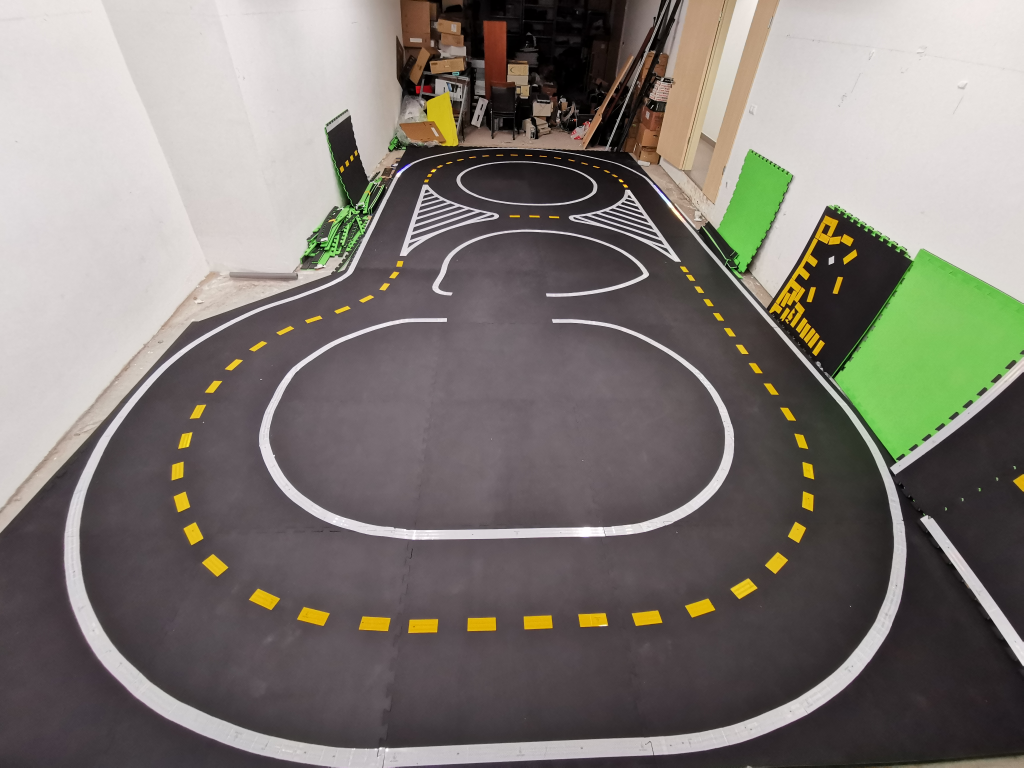
#> input picture heatmap/IMG_20211026_200255.jpg, 5120 x 3840 px (shown at 1/5 size)
$ python try.py
#> lines starting #> are read from the running program, lines starting #| are printed output that depends on the picture; after the words box and inside, x2 and y2 are one past the last pixel; in counts of white or black regions, pixels touching at a corner belong together
### heatmap/track.py
import cv2
import numpy as np
from transform import four_point_transform
from gradient import generate_gradient


class Track:

    def __init__(self, image, bbox, shape: list):
        """takes image of a track,
        an array of coordinates for a bounding box,
        and the shape of the track"""

        self.image = image
        self.rows, self.columns = shape
        self.shape = shape
        self.bbox = bbox
        self.map = self.find_map()
        self.regions = self.find_regions()
        self.types = [None]*len(self.regions)

    def find_map(self):
        """returns a birds eye view of the map"""

        return four_point_transform(self.image, self.bbox, self.shape)

    def find_regions(self):
        """returns a list of bounding boxes for each region in the map"""

        dims = self.map.shape[:2]
        y_increment = x_increment = 100

        y = 0
        points = np.empty((dims[0]+1, dims[1]+1), dtype=object)
        regions = []
        while True:

            x = 0
            while True:

                if x <= dims[0]:
                    cv2.circle(self.map, (x, y), 3, (255, 0, 0), -1)
                    points[y//y_increment][x//x_increment] = (x, y)
                    x += x_increment
                else:
                    break
            if y < dims[0]:
                y += y_increment
            else:
                break

        for i in range(self.shape[0]):
            for j in range(self.shape[1]):
                regions.append(points[i:i+2, j:j+2])

        return regions

    def set_type(self, type,  i):
        """takes the element type and an index (i) for the region,
        and sets the element type for that region of the map"""

        self.types[i] = type

    def generate_heat_map(self, data):
        """takes data dict and draws a heatmap"""

        gradiant = generate_gradient("green", "red")
        heat_map = np.copy(self.map)

        for i, region in enumerate(self.regions):
            error_rate = data[self.types[i]][2]
            color = gradiant[int(error_rate*len(gradiant))]
            c = (int(color.blue*255), int(color.green*255), int(color.red*255))
            cv2.rectangle(heat_map, region[0][0], region[1][1], c, -1)


        heat_map = cv2.addWeighted(self.map, 0.7, heat_map, 0.3, 0)
        return heat_map

### heatmap/transform.py
# import the necessary packages
import numpy as np
import cv2


def order_points(pts):
    """takes an array of points coordinates,
    and returns a sorted array: [tl, tr, br, bl]"""

    rect = pts[np.lexsort((pts[:, 0], pts[:, 1]))].astype("float32")
    return rect


def four_point_transform(image, pts, shape: list = []):
    """takes image and an array of points and an optional shape,
    and returns the new transformed prespective (birds eye view)"""

    # obtain a consistent order of the points and unpack them
    # individually
    rect = order_points(pts)
    (tl, tr, br, bl) = rect
    if not shape:
        # compute the width of the new image, which will be the
        # maximum distance between bottom-right and bottom-left
        # x-coordiates or the top-right and top-left x-coordinates
        widthA = np.sqrt(((br[0] - bl[0]) ** 2) + ((br[1] - bl[1]) ** 2))
        widthB = np.sqrt(((tr[0] - tl[0]) ** 2) + ((tr[1] - tl[1]) ** 2))
        maxWidth = max(int(widthA), int(widthB))
        # compute the height of the new image, which will be the
        # maximum distance between the top-right and bottom-right
        # y-coordinates or the top-left and bottom-left y-coordinates
        heightA = np.sqrt(((tr[0] - br[0]) ** 2) + ((tr[1] - br[1]) ** 2))
        heightB = np.sqrt(((tl[0] - bl[0]) ** 2) + ((tl[1] - bl[1]) ** 2))
        maxHeight = max(int(heightA), int(heightB))
        # now that we have the dimensions of the new image, construct
        # the set of destination points to obtain a "birds eye view",
        # (i.e. top-down view) of the image, again specifying points
        # in the top-left, top-right, bottom-right, and bottom-left
        # order
    else:
        # if shape is given find maxWidth and maxHeight based on the shape
        maxWidth = shape[1]*100
        maxHeight = shape[0]*100

    dst = np.array([
        [0, 0],
        [maxWidth - 1, 0],
        [maxWidth - 1, maxHeight - 1],
        [0, maxHeight - 1]], dtype="float32")
    # compute the perspective transform matrix and then apply it
    M = cv2.getPerspectiveTransform(rect, dst)
    warped = cv2.warpPerspective(image, M, (maxWidth, maxHeight), cv2.INTER_AREA | cv2.WARP_INVERSE_MAP)
    # return the warped image
    return warped

### heatmap/gradient.py
from colour import Color


def generate_gradient(c1, c2, n=10):
    """takes two colors as arguments
    and an optional argument for the number of samples between the two colors
    and returns a list of colors represnting a gradient"""

    color1 = Color(c1)
    color2 = Color(c2)
    gradient = list(color1.range_to(color2, n))
    return gradient


# [7 lines left out: function get_n_colors, not called in this run]

### heatmap/try.py
import random
import cv2
import numpy as np
from track import Track

track = cv2.imread("IMG_20211026_200255.jpg")
#> track is the input picture: shape (3840, 5120, 3); mean B, G, R 115.1, 120.9, 126.2
track = cv2.copyMakeBorder(track, 0, 1000, 1500, 1000, cv2.BORDER_CONSTANT, None, value=0)


t = Track(track, np.array([(4650, 755), (7230, 3750), (88, 4220), (3270, 715)], np.int32), [9, 5])
#> in __init__, `self.bbox = bbox`: self.bbox = [[4650, 755], [7230, 3750], [88, 4220], [3270, 715]]
#> in order_points, `rect = pts[np.lexsort((pts[:, 0], pts[:, 1]))].astype("float32")`: rect = [[3270, 715], [4650, 755], [7230, 3750], [88, 4220]]
#> in four_point_transform, `(tl, tr, br, bl) = rect`: tl = [3270, 715]; tr = [4650, 755]; br = [7230, 3750]; bl = [88, 4220]
#> in four_point_transform, `M = cv2.getPerspectiveTransform(rect, dst)`: M = [[1.07, 0.974, -4206.7], [-0.129, 4.45, -2758.1], [-0.000207, 0.00398, 1]]
#> in four_point_transform, `warped = cv2.warpPerspective(image, M, (maxWidth, maxHeight), cv2.INTE..`:
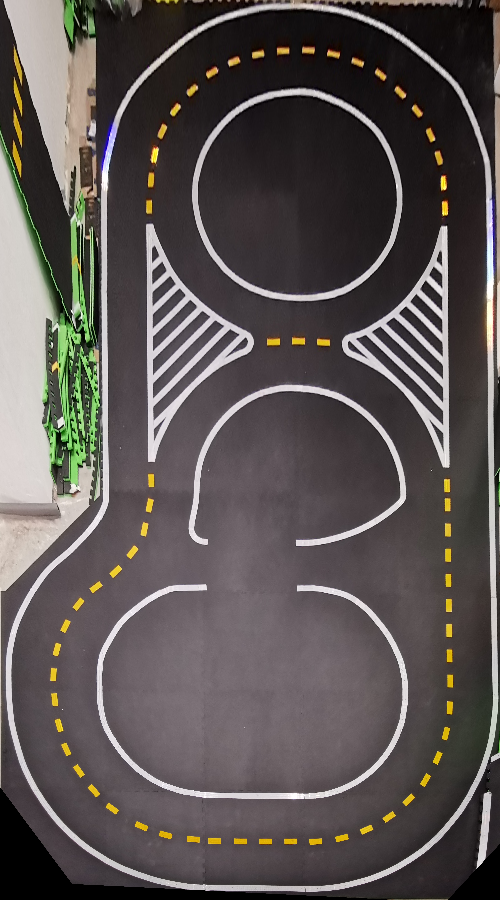
#> warped: shape (900, 500, 3); mean of channels 0, 1, 2 82.6, 84.1, 90.6; drawn as B, G, R
#> after the loop in find_regions, `while True:`:
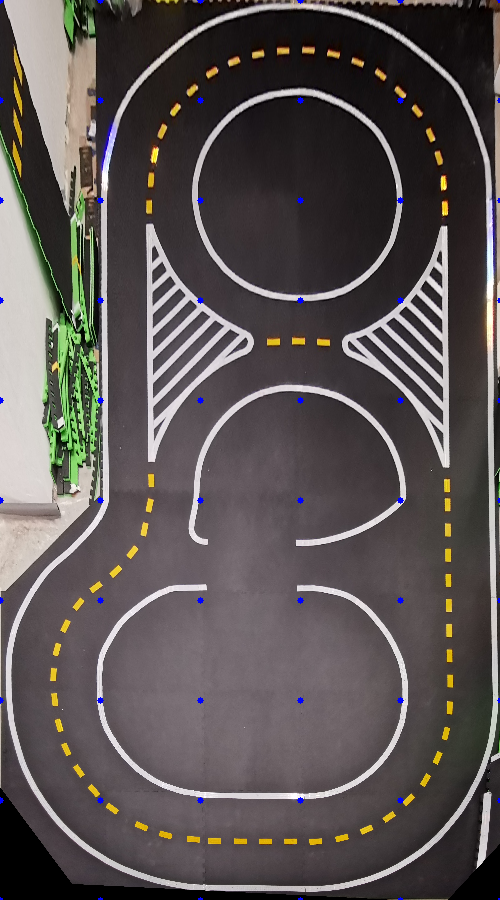
#> self.map: shape (900, 500, 3); 0.29% of pixels changed, all inside (x1, y1, x2, y2) = (0, 0, 500, 900); drawn as B, G, R
#> after the loop in find_regions, `while True:`: y = 900
#> after the loop in find_regions, `for i in range(self.shape[0]):`: regions = 45 items
for index in range(len(t.types)):
    t.set_type(random.randint(1, 10), index)
#> this loop made 45 passes

data = {}
for type in range(1, 11):
    data[type] = [100, random.randint(1, 100)]
    data[type].append(data[type][1]/data[type][0])
#> after the loop, data = 10 items

heat_map = t.generate_heat_map(data)
#> (the run stopped early here; a loop or call above may not have finished)
